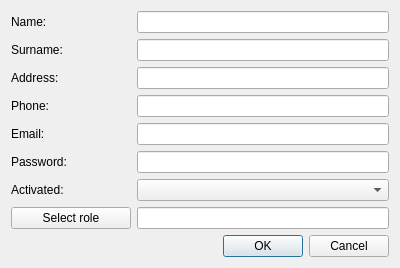
<?xml version="1.0" encoding="UTF-8"?>
<ui version="4.0">
 <class>CreateUser</class>
 <widget class="QDialog" name="CreateUser">
  <property name="geometry">
   <rect>
    <x>0</x>
    <y>0</y>
    <width>400</width>
    <height>258</height>
   </rect>
  </property>
  <property name="sizePolicy">
   <sizepolicy hsizetype="Fixed" vsizetype="Fixed">
    <horstretch>0</horstretch>
    <verstretch>0</verstretch>
   </sizepolicy>
  </property>
  <property name="windowTitle">
   <string>Create/Update User</string>
  </property>
  <property name="locale">
   <locale language="English" country="UnitedStates"/>
  </property>
  <property name="modal">
   <bool>false</bool>
  </property>
  <layout class="QGridLayout" name="gridLayout">
   <property name="leftMargin">
    <number>11</number>
   </property>
   <property name="topMargin">
    <number>11</number>
   </property>
   <property name="rightMargin">
    <number>11</number>
   </property>
   <property name="bottomMargin">
    <number>11</number>
   </property>
   <item row="8" column="0" colspan="2">
    <layout class="QHBoxLayout" name="horizontalLayout">
     <item>
      <spacer name="horizontalSpacer">
       <property name="orientation">
        <enum>Qt::Horizontal</enum>
       </property>
       <property name="sizeHint" stdset="0">
        <size>
         <width>40</width>
         <height>20</height>
        </size>
       </property>
      </spacer>
     </item>
     <item>
      <widget class="QPushButton" name="okBtn">
       <property name="text">
        <string>OK</string>
       </property>
      </widget>
     </item>
     <item>
      <widget class="QPushButton" name="cancelBtn">
       <property name="text">
        <string>Cancel</string>
       </property>
      </widget>
     </item>
    </layout>
   </item>
   <item row="0" column="1">
    <widget class="QLineEdit" name="nameEdit">
     <property name="toolTip">
      <string>&lt;html&gt;&lt;head/&gt;&lt;body&gt;&lt;p&gt;For expamle: John&lt;/p&gt;&lt;/body&gt;&lt;/html&gt;</string>
     </property>
    </widget>
   </item>
   <item row="6" column="0">
    <widget class="QLabel" name="activatedLb">
     <property name="text">
      <string>Activated:</string>
     </property>
    </widget>
   </item>
   <item row="0" column="0">
    <widget class="QLabel" name="nameLb">
     <property name="minimumSize">
      <size>
       <width>120</width>
       <height>0</height>
      </size>
     </property>
     <property name="text">
      <string>Name:</string>
     </property>
    </widget>
   </item>
   <item row="3" column="0">
    <widget class="QLabel" name="phoneLb">
     <property name="text">
      <string>Phone:</string>
     </property>
    </widget>
   </item>
   <item row="2" column="0">
    <widget class="QLabel" name="addressLb">
     <property name="text">
      <string>Address:</string>
     </property>
    </widget>
   </item>
   <item row="3" column="1">
    <widget class="QLineEdit" name="phoneEdit">
     <property name="toolTip">
      <string>&lt;html&gt;&lt;head/&gt;&lt;body&gt;&lt;p&gt;For example: 929999999 (only digits)&lt;/p&gt;&lt;/body&gt;&lt;/html&gt;</string>
     </property>
     <property name="inputMethodHints">
      <set>Qt::ImhNone</set>
     </property>
    </widget>
   </item>
   <item row="7" column="1">
    <widget class="QLineEdit" name="roleEdit">
     <property name="inputMethodHints">
      <set>Qt::ImhDigitsOnly|Qt::ImhPreferNumbers</set>
     </property>
     <property name="echoMode">
      <enum>QLineEdit::Normal</enum>
     </property>
     <property name="readOnly">
      <bool>true</bool>
     </property>
    </widget>
   </item>
   <item row="1" column="0">
    <widget class="QLabel" name="surnameLb">
     <property name="text">
      <string>Surname:</string>
     </property>
    </widget>
   </item>
   <item row="1" column="1">
    <widget class="QLineEdit" name="surnameEdit">
     <property name="toolTip">
      <string>&lt;html&gt;&lt;head/&gt;&lt;body&gt;&lt;p&gt;For example: Doe&lt;/p&gt;&lt;/body&gt;&lt;/html&gt;</string>
     </property>
    </widget>
   </item>
   <item row="7" column="0">
    <widget class="QPushButton" name="roleBtn">
     <property name="text">
      <string>Select role</string>
     </property>
    </widget>
   </item>
   <item row="5" column="0">
    <widget class="QLabel" name="passworLb">
     <property name="text">
      <string>Password:</string>
     </property>
    </widget>
   </item>
   <item row="6" column="1">
    <widget class="QComboBox" name="activatedCmbBox"/>
   </item>
   <item row="5" column="1">
    <widget class="QLineEdit" name="passwordEdit">
     <property name="toolTip">
      <string>&lt;html&gt;&lt;head/&gt;&lt;body&gt;&lt;p&gt;At least 6 characters&lt;/p&gt;&lt;/body&gt;&lt;/html&gt;</string>
     </property>
     <property name="echoMode">
      <enum>QLineEdit::Password</enum>
     </property>
    </widget>
   </item>
   <item row="2" column="1">
    <widget class="QLineEdit" name="addressEdit">
     <property name="toolTip">
      <string>&lt;html&gt;&lt;head/&gt;&lt;body&gt;&lt;p&gt;For example: Downing St. 88&lt;/p&gt;&lt;/body&gt;&lt;/html&gt;</string>
     </property>
    </widget>
   </item>
   <item row="4" column="0">
    <widget class="QLabel" name="emailLb">
     <property name="text">
      <string>Email:</string>
     </property>
    </widget>
   </item>
   <item row="4" column="1">
    <widget class="QLineEdit" name="emailEdit">
     <property name="toolTip">
      <string>&lt;html&gt;&lt;head/&gt;&lt;body&gt;&lt;p&gt;For example: John.Doe@gmail.com (not a mandatory field)&lt;/p&gt;&lt;/body&gt;&lt;/html&gt;</string>
     </property>
     <property name="inputMethodHints">
      <set>Qt::ImhEmailCharactersOnly</set>
     </property>
    </widget>
   </item>
  </layout>
 </widget>
 <tabstops>
  <tabstop>nameEdit</tabstop>
  <tabstop>surnameEdit</tabstop>
  <tabstop>addressEdit</tabstop>
  <tabstop>phoneEdit</tabstop>
  <tabstop>emailEdit</tabstop>
  <tabstop>passwordEdit</tabstop>
  <tabstop>activatedCmbBox</tabstop>
  <tabstop>roleBtn</tabstop>
  <tabstop>roleEdit</tabstop>
  <tabstop>okBtn</tabstop>
  <tabstop>cancelBtn</tabstop>
 </tabstops>
 <resources/>
 <connections/>
</ui>
